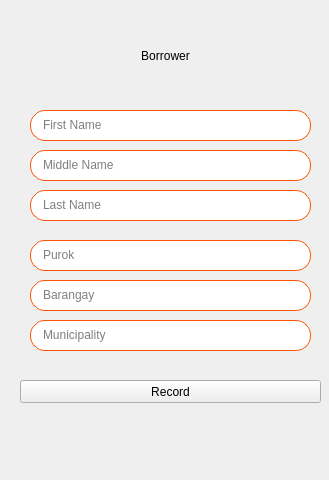
<?xml version="1.0" encoding="UTF-8"?>
<ui version="4.0">
 <class>MainWindow</class>
 <widget class="QMainWindow" name="MainWindow">
  <property name="geometry">
   <rect>
    <x>0</x>
    <y>0</y>
    <width>329</width>
    <height>480</height>
   </rect>
  </property>
  <property name="windowTitle">
   <string>MainWindow</string>
  </property>
  <widget class="QWidget" name="centralwidget">
   <widget class="QLabel" name="label">
    <property name="geometry">
     <rect>
      <x>50</x>
      <y>40</y>
      <width>231</width>
      <height>31</height>
     </rect>
    </property>
    <property name="styleSheet">
     <string notr="true">#label{
color: black;
font: 25 26pt &quot;Bodoni MT Poster Compressed&quot;;
}</string>
    </property>
    <property name="text">
     <string>Borrower</string>
    </property>
    <property name="alignment">
     <set>Qt::AlignCenter</set>
    </property>
   </widget>
   <widget class="QWidget" name="rect1_2" native="true">
    <property name="geometry">
     <rect>
      <x>30</x>
      <y>150</y>
      <width>281</width>
      <height>31</height>
     </rect>
    </property>
    <property name="styleSheet">
     <string notr="true">#rect1_2{
background-color:  white;
border: 1px solid  #fc5404;
border-radius: 15px;
}</string>
    </property>
    <widget class="QLineEdit" name="middle_name">
     <property name="geometry">
      <rect>
       <x>10</x>
       <y>5</y>
       <width>261</width>
       <height>20</height>
      </rect>
     </property>
     <property name="styleSheet">
      <string notr="true">#middle_name{
border: 1px solid white;
}</string>
     </property>
     <property name="placeholderText">
      <string>Middle Name</string>
     </property>
    </widget>
   </widget>
   <widget class="QWidget" name="rect1" native="true">
    <property name="geometry">
     <rect>
      <x>30</x>
      <y>110</y>
      <width>281</width>
      <height>31</height>
     </rect>
    </property>
    <property name="styleSheet">
     <string notr="true">#rect1{
background-color:  white;
border: 1px solid  #fc5404;
border-radius: 15px;
}</string>
    </property>
    <widget class="QLineEdit" name="first_name">
     <property name="geometry">
      <rect>
       <x>10</x>
       <y>5</y>
       <width>261</width>
       <height>20</height>
      </rect>
     </property>
     <property name="styleSheet">
      <string notr="true">#first_name{
border: 1px solid white;
}</string>
     </property>
     <property name="placeholderText">
      <string>First Name</string>
     </property>
    </widget>
   </widget>
   <widget class="QWidget" name="rect1_5" native="true">
    <property name="geometry">
     <rect>
      <x>30</x>
      <y>280</y>
      <width>281</width>
      <height>31</height>
     </rect>
    </property>
    <property name="styleSheet">
     <string notr="true">#rect1_5{
background-color:  white;
border: 1px solid  #fc5404;
border-radius: 15px;
}</string>
    </property>
    <widget class="QLineEdit" name="barangay">
     <property name="geometry">
      <rect>
       <x>10</x>
       <y>5</y>
       <width>261</width>
       <height>20</height>
      </rect>
     </property>
     <property name="styleSheet">
      <string notr="true">#barangay{
border: 1px solid white;
}</string>
     </property>
     <property name="placeholderText">
      <string>Barangay</string>
     </property>
    </widget>
   </widget>
   <widget class="QWidget" name="rect1_4" native="true">
    <property name="geometry">
     <rect>
      <x>30</x>
      <y>240</y>
      <width>281</width>
      <height>31</height>
     </rect>
    </property>
    <property name="styleSheet">
     <string notr="true">#rect1_4{
background-color:  white;
border: 1px solid  #fc5404;
border-radius: 15px;
}</string>
    </property>
    <widget class="QLineEdit" name="purok">
     <property name="geometry">
      <rect>
       <x>10</x>
       <y>5</y>
       <width>261</width>
       <height>20</height>
      </rect>
     </property>
     <property name="styleSheet">
      <string notr="true">#purok{
border: 1px solid white;
}</string>
     </property>
     <property name="placeholderText">
      <string>Purok</string>
     </property>
    </widget>
   </widget>
   <widget class="QWidget" name="rect1_3" native="true">
    <property name="geometry">
     <rect>
      <x>30</x>
      <y>190</y>
      <width>281</width>
      <height>31</height>
     </rect>
    </property>
    <property name="styleSheet">
     <string notr="true">#rect1_3{
background-color:  white;
border: 1px solid  #fc5404;
border-radius: 15px;
}</string>
    </property>
    <widget class="QLineEdit" name="last_name">
     <property name="geometry">
      <rect>
       <x>10</x>
       <y>5</y>
       <width>261</width>
       <height>20</height>
      </rect>
     </property>
     <property name="styleSheet">
      <string notr="true">#last_name{
border: 1px solid white;
}</string>
     </property>
     <property name="placeholderText">
      <string>Last Name</string>
     </property>
    </widget>
   </widget>
   <widget class="QWidget" name="rect1_6" native="true">
    <property name="geometry">
     <rect>
      <x>30</x>
      <y>320</y>
      <width>281</width>
      <height>31</height>
     </rect>
    </property>
    <property name="styleSheet">
     <string notr="true">#rect1_6{
background-color:  white;
border: 1px solid  #fc5404;
border-radius: 15px;
}</string>
    </property>
    <widget class="QLineEdit" name="municipality">
     <property name="geometry">
      <rect>
       <x>10</x>
       <y>5</y>
       <width>261</width>
       <height>20</height>
      </rect>
     </property>
     <property name="styleSheet">
      <string notr="true">#municipality{
border: 1px solid white;
}</string>
     </property>
     <property name="placeholderText">
      <string>Municipality</string>
     </property>
    </widget>
   </widget>
   <widget class="QPushButton" name="pushButton">
    <property name="geometry">
     <rect>
      <x>20</x>
      <y>380</y>
      <width>301</width>
      <height>23</height>
     </rect>
    </property>
    <property name="text">
     <string>Record</string>
    </property>
    <property name="autoRepeatInterval">
     <number>100</number>
    </property>
   </widget>
  </widget>
 </widget>
 <resources/>
 <connections/>
</ui>
